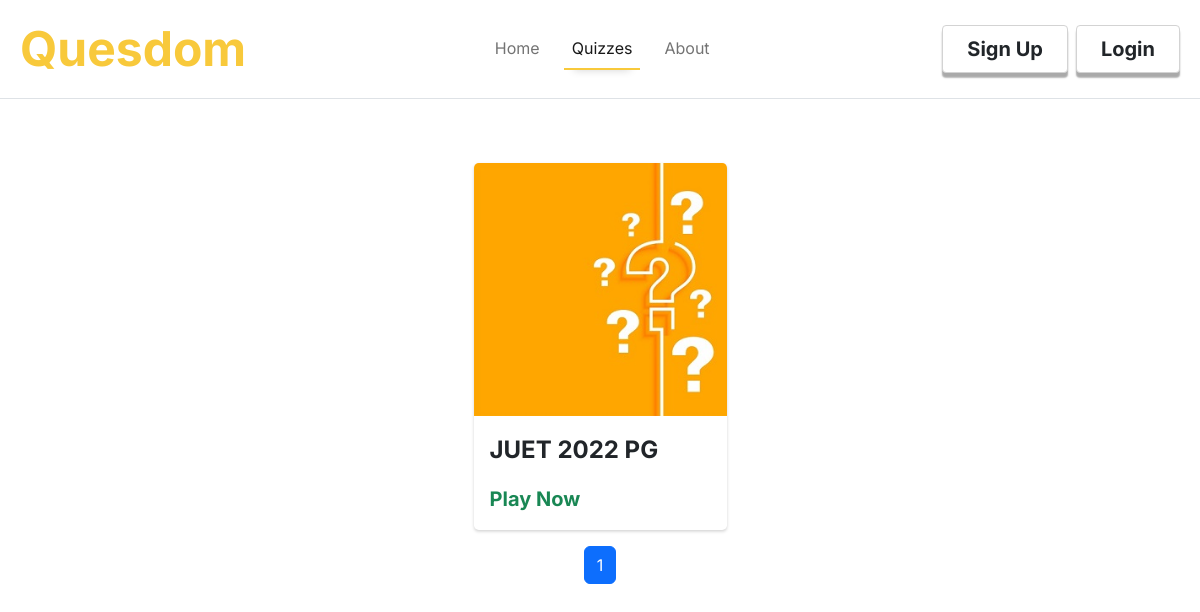
/allquizzes, run on an earlier commit of the app's database.
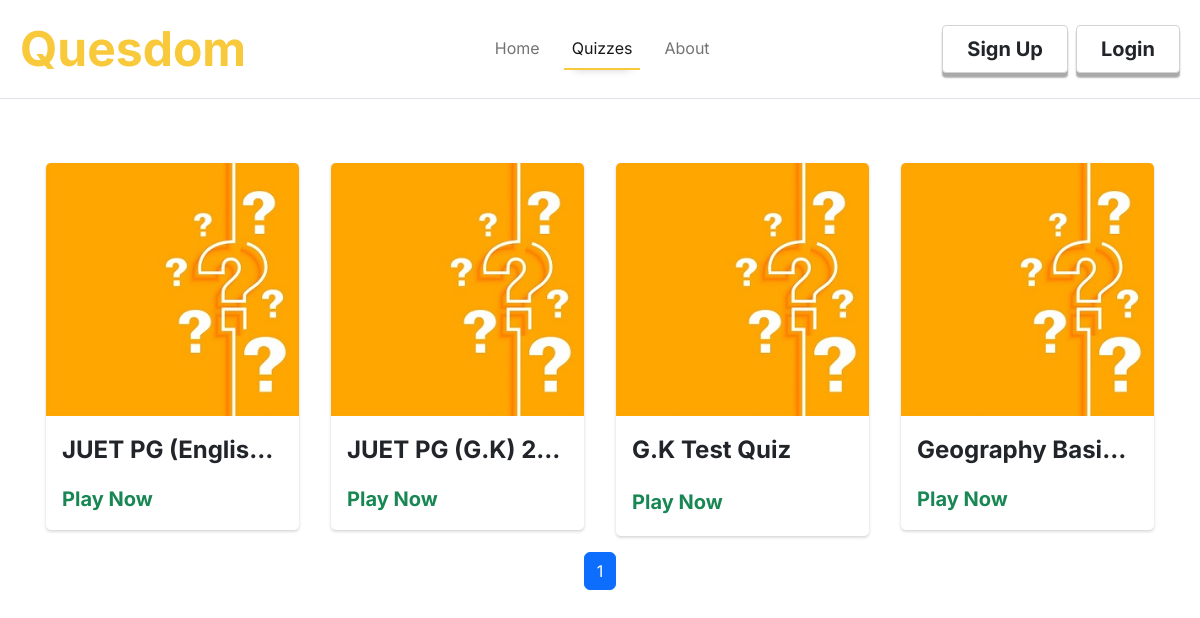
And on a later commit of the database.
### quesdom/models.py (models this page shows, shortened)
class Quizzes(db.Model):
    id = db.Column(db.Integer, primary_key = True)
    quiz_title = db.Column(db.String(30), nullable= False)
    quiz_description = db.Column(db.String(200), nullable=False)
    quiz_category = db.Column(db.String(20), nullable=False)
    quiz_difficulty = db.Column(db.String(10), nullable=False)
    timed = db.Column(db.Boolean, nullable = False)
    date_created = db.Column(db.DateTime, nullable=False, default=datetime.utcnow)
    author = db.Column(db.Integer, db.ForeignKey('users.id'), nullable=False)
    created_by = db.relationship('Users',backref='created_by',lazy=True,overlaps="quizzes,quizzes")
    questions = db.relationship('Questions',backref='contains',cascade="all, delete-orphan",lazy=True)
    class_id = db.Column(db.Integer, db.ForeignKey('classrooms.id'), nullable=True)

### quesdom/routes.py (the view)
@app.route('/allquizzes')
def allquizzes():
    page = request.args.get('page',1, int)
    quizzes = Quizzes.query.filter_by(class_id = None).paginate(per_page = 4,page = page)
    return render_template('allquizzes.html',title='All Quizzes',quizzes=quizzes)

### quesdom/templates/allquizzes.html (shortened to what this page needs)
{%extends "layout.html"%}
{%block content%}
<div class="content-section justify-content-center row pt-md-5">
    {%if quizzes.query.count() == 0 %}
    <div class="col-10 col-md-6 btn btn-lg btn-light p-5 d-flex border justify-content-center mt-5 align-items-center">Quizzes will be added soon</div>
    {%else%}
    {%for quiz in quizzes.items%}
        <div class="col-10 col-sm-6 col-md-3 p-5 p-md-3">
            <div class="my-card" style="border-radius: 0.3rem; box-shadow: 0 0.1rem 0.2rem 0rem lightgrey; background-color: white;">
                <a href="{{url_for('quizdetails',quiz_id = quiz.id)}}" >
                    <div class="img-section" style="border-radius: 0.3rem 0.3rem 0 0; height: min-content; overflow: hidden;">
                        <img src="../static/quiz.jpg" class="img-fluid" style="width: 100%;"/>
                    </div>
                </a>
                <div class="text-section py-3 mx-3">
                    <a href="{{url_for('quizdetails',quiz_id = quiz.id)}}" class="text-decoration-none">
                        <p class="fs-4 fw-bold text-dark" style="text-overflow:ellipsis; white-space: nowrap; overflow: hidden;">{{quiz.quiz_title}}</p>
                    </a>
                    <div class="w-100 d-flex align-items-center justify-content-between">
                        <a href="{{url_for('playquiz',quiz_id=quiz.id)}}" class="fw-bold fs-5 text-success play-link">Play Now</a>
                        {%if quiz.timed %}
                            <a href="#"  data-bs-toggle="tooltip" data-bs-title="Questions in this quiz must be answered within a certain duration"><i class="ms-2 fs-4 bi bi-stopwatch-fill text-dark"></i>
                            </a>
                        {%endif%}
                    </div>
                </div>
            </div>
        </div>
    {%endfor%}
    <nav aria-label="..." class="d-flex justify-content-center">
        <ul class="pagination">
          {% for page_num in quizzes.iter_pages() %}
            {% if page_num %}
                {% if quizzes.page == page_num %}
                    <li class="page-item"><a class="active page-link" href="{{url_for('allquizzes',page=page_num)}}">{{page_num}}</a></li>
                {% else %}
                    <li class="page-item"><a class="page-link" href="{{url_for('allquizzes',page=page_num)}}">{{page_num}}</a></li>
                {% endif %}
            {% else %}
                <li class="page-item"><span>...</span></li>
            {% endif %}
          {% endfor %}
        </ul>
      </nav>
    {% endif %}
</div>
{%endblock%}

### quesdom/templates/layout.html (shortened to what this page needs)
<!DOCTYPE html>
<html lang="en">
  <head>
    <link rel="stylesheet" href="{{ url_for('static',filename='styles.css') }}"/>
    <link rel="stylesheet" href="{{ url_for('static',filename='../static/bootstrap-icons-1.9.1/bootstrap-icons.css') }}">
    <link href="{{ url_for('static',filename='../static/bootstrap-5.2.0-dist/css/bootstrap.min.css') }}" rel="stylesheet">
  </head>
  <body  style="height: 100vh; font-family: Inter; background-image: url('../static/bubble.png');" onload="adjustLoginBtn();">
    <nav class="px-2 navbar navbar-expand-lg bg-opacity-50 bg-white border-bottom">
      <div class="container-fluid">
        <a class="navbar-brand fw-bolder" href="{{url_for('home')}}"><span class="brand-text">Quesdom</span></a>
        <div class="collapse navbar-collapse" id="navbarSupportedContent">
          <ul class="ms-auto navbar-nav me-auto mb-2 mb-lg-0">
                    <li class="nav-item ">
                      <a class="nav-link {%if title=='Home' %} active {%endif%} text-center" aria-current="page" href="{{url_for('home')}}">Home</a>
                    </li>
                      <li class="nav-item">
                        <a class="nav-link {%if title=='All Quizzes' %} active {%endif%} text-center mx-3" href="{{url_for('allquizzes')}}">Quizzes</a>
                      </li>
                      <li class="nav-item">
                        <a class="nav-link {%if title=='About Page' %} active {%endif%} text-center" href="{{url_for('about')}}">About</a>
                      </li>
          </ul>
            {% if current_user.is_authenticated %}
              <div class="login-btn d-flex justify-content-center">
                <a style="border: 1px solid lightgrey; transition: 0.2s;" class="bg-white login-btn-inner fw-bold px-4 py-2  text-dark btn fs-5 rounded-1 me-2" type="button" href="
                {%if current_user.role == 'Admin'%}
                  {{url_for('admin_indexquiz')}}
                {%elif current_user.role == 'Teacher'%}
                  {{url_for('teacher_indexclassrooms')}}
                {%elif current_user.role == 'Player'%}
                  {{url_for('player_account')}}
                {%else%}
                  {{url_for('student_account')}}
                {%endif%}
                  ">Dashboard</a>
                <a style="border: 1px solid lightgrey; transition: 0.2s;" class="bg-white login-btn-inner fw-bold px-4 py-2 btn text-dark fs-5 rounded-1 me-2" type="button" href="{{url_for('logout')}}">Logout</a>
              </div>
            {% else %}
              <div class="login-btn d-flex justify-content-center">
                <a style="border: 1px solid lightgrey; transition: 0.2s;" class="bg-white login-btn-inner fw-bold px-4 py-2 btn text-dark fs-5 rounded-1 me-2" type="button" href="{{url_for('registertype')}}">Sign Up</a>
                <a style="border: 1px solid lightgrey; transition: 0.2s;" class="bg-white login-btn-inner fw-bold px-4 py-2 btn text-dark fs-5 rounded-1" type="button" href="{{url_for('login')}}">Login</a>
              </div>
            {%endif%}
      </div>
    </nav>
    <div class="container">
            {%block content%}{%endblock%}
          </div>
</body>
</html>

### quesdom/static/styles.css (style rules this page uses)
:root { --main-color: rgb(248,201,59); }
.nav-link { border-bottom: 2px solid darkgrey; }
.brand-text { font-size: 3rem; color: var(--main-color); }
.login-btn-inner { box-shadow: 0 0.3rem 0.1rem 0 darkgrey; }
@media (min-width: 1200px) { .nav-link.active { border-bottom: 2px solid var(--main-color); box-shadow: 0 10px 0.5rem -10px lightgrey; } }
@media (max-width: 1200px) { .nav-link { border-bottom: none; } }
@media (max-width: 1200px) { .navbar { border-bottom: 1px solid lightgrey; } }
.play-link { text-decoration: none; }
.my-card { transition: 0.3s; cursor: pointer; }

What changed in the data, as far as the page shows it:
changed Quizzes: quiz_title "JUET 2022 PG" → "JUET PG (Englis…"
added Quizzes: quiz_title "JUET PG (G.K) 2…"
added Quizzes: quiz_title "G.K Test Quiz", timed True (drawn)
added Quizzes: quiz_title "Geography Basi…"
